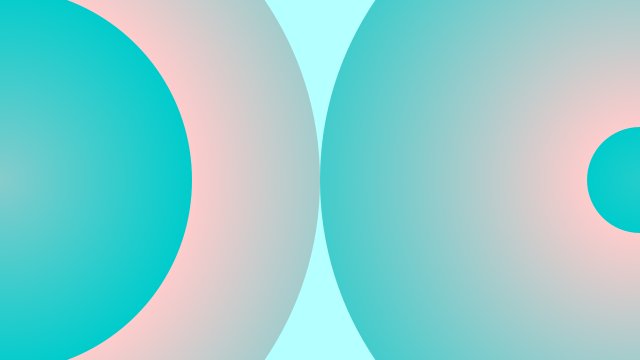
Frame 1 (no input)
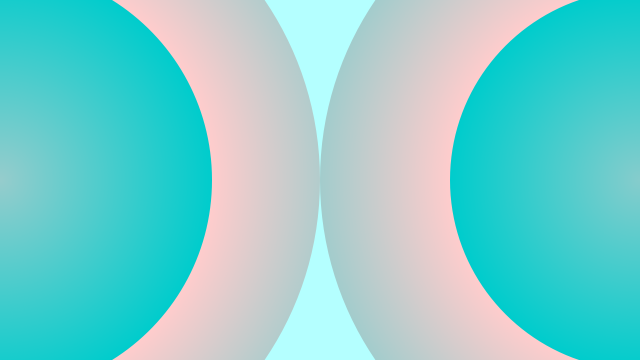
Frame 60 (the mouse pressed at the canvas centre just before this capture)
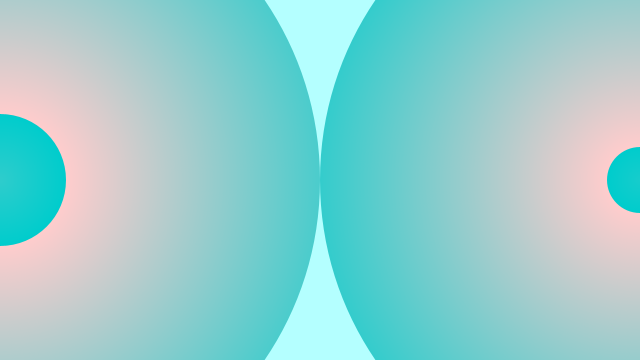
Frame 120 (the mouse held since frame 60 and released just before this capture)

The Processing sketch that drew these frames (run headless with seeded random() and noise(); from frame 60 on, the mouse is pressed at the canvas centre):

// Processing sketch: Challenge_10
// ── Challenge_10.pde
/**
 * Radial Gradient. 
 * 
 * Draws are series of concentric circles to create a gradient 
 * from one color to another.
 */

int dim;

void setup() {
  size(640, 360);
  dim = width;
  background(255,255,255);
  colorMode(RGB, 360, 100, 100);
  noStroke();
  ellipseMode(RADIUS);
  frameRate(100);
}

void draw() {
  background(255,255,255);
  for (int x = 0; x <= width; x+=dim) {
    drawGradient(x, height/2);
  } 
}

void drawGradient(float x, float y) {
  int radius = dim/2;
  float h = random(0, 360);
  for (int r = radius; r > 0; --r) {
    fill(h, 80, 80);
    ellipse(x, y, r, r);
    h = (h + 1) % 360;
  }
}
